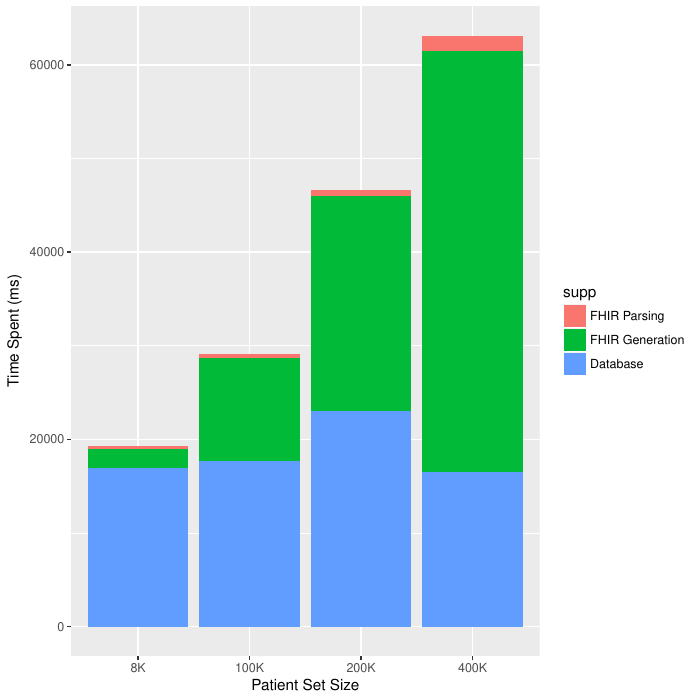

This chart was generated by the following R code:
library(ggplot2)
df2 <- data.frame(supp=rep(c("Database", "FHIR Generation", "FHIR Parsing"), each=4),
                Patient_Set_Size=rep(c("8K", "100K","200K","400K"), 3),
                Time_Spent_Seconds=c(17000, 17700, 23000, 16500,
				     2000, 11000, 23000, 45000,
				     300,400,600,1600
				     ))
print(df2)
df2$Patient_Set_Size <- factor(df2$Patient_Set_Size, levels=c("8K", "100K","200K","400K"))
df2$supp <- factor(df2$sup, levels=c("i2b2 CRC Processing",  "FHIR Parsing", "FHIR Generation", "Database" ))
ggplot(data=df2, aes(x=Patient_Set_Size, y=Time_Spent_Seconds, fill=supp)) + geom_bar(stat="identity") + xlab("Patient Set Size") + ylab("Time Spent (ms)") + theme(text = element_text(size=20))
ggsave("graph1.pdf")
